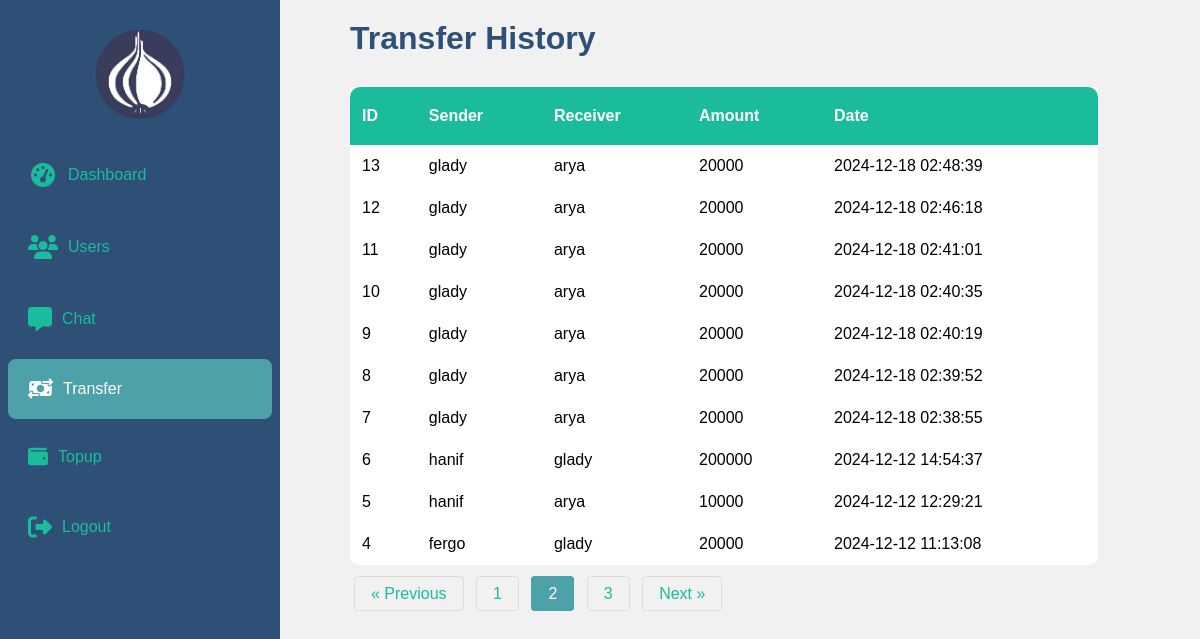
Page /Views/dashboard/transfer.php?page=2 on the committed database.
### tables this page shows
CREATE TABLE `transfer` (
  `id` int(11) NOT NULL AUTO_INCREMENT,
  `sender_id` int(11) DEFAULT NULL,
  `receiver_id` int(11) DEFAULT NULL,
  `amount` int(11) DEFAULT NULL,
  `created_at` datetime DEFAULT current_timestamp(),
  PRIMARY KEY (`id`),
  KEY `sender_id` (`sender_id`),
  KEY `receiver_id` (`receiver_id`),
  CONSTRAINT `transfer_ibfk_1` FOREIGN KEY (`sender_id`) REFERENCES `users` (`id`),
  CONSTRAINT `transfer_ibfk_2` FOREIGN KEY (`receiver_id`) REFERENCES `users` (`id`)
);

CREATE TABLE `users` (
  `id` int(11) NOT NULL AUTO_INCREMENT,
  `name` varchar(100) NOT NULL,
  `username` varchar(50) NOT NULL,
  `email` varchar(100) NOT NULL,
  `password` varchar(255) NOT NULL,
  `address` text NOT NULL,
  `role` enum('admin','user') DEFAULT 'user',
  `balance` decimal(15,2) DEFAULT 0.00,
  PRIMARY KEY (`id`),
  UNIQUE KEY `username` (`username`),
  UNIQUE KEY `email` (`email`)
);

### Views/dashboard/transfer.php (the view, shortened to what this page needs)
<?php
include __DIR__ . '/../../config/connect.php';
$records_per_page = 10;
$page = isset($_GET['page']) && is_numeric($_GET['page']) ? intval($_GET['page']) : 1;
$offset = ($page - 1) * $records_per_page;
$total_query = "SELECT COUNT(*) AS total FROM transfer";
$total_result = $conn->query($total_query);
$total_data = $total_result->fetch_assoc()['total'];
$total_pages = ceil($total_data / $records_per_page);
$query_transfer = "
    SELECT
        transfer.id,
        sender.username AS sender_username,
        receiver.username AS receiver_username,
        transfer.amount,
        transfer.created_at
    FROM transfer
    JOIN users AS sender ON transfer.sender_id = sender.id
    JOIN users AS receiver ON transfer.receiver_id = receiver.id
    ORDER BY transfer.created_at DESC
    LIMIT $records_per_page OFFSET $offset
";
$result_transfer = $conn->query($query_transfer);
$current_page = basename($_SERVER['PHP_SELF']);
?>
<!DOCTYPE html>
<html lang="en">
<head>
    <link rel="stylesheet" href="/../../public/css/admin.css">
    <link href="https://cdnjs.cloudflare.com/ajax/libs/font-awesome/6.4.0/css/all.min.css" rel="stylesheet">
</head>
<body>
<div class="sidebar">
    <div class="sidebar-header">
        <img src="../../public/img/onion-logo.png" alt="Logo" class="logo">
    </div>
    <ul class="sidebar-menu">
        <a href="index.php" class="menu-item <?= $current_page == 'index.php' ? 'active' : '' ?>"><i class="fas fa-fw fa-tachometer-alt"></i> Dashboard</a>
        <a href="users.php" class="menu-item <?= $current_page == 'users.php' ? 'active' : '' ?>"><i class="fas fa-users"></i> Users</a>
        <a href="chat.php" class="menu-item <?= $current_page == 'chat.php' ? 'active' : '' ?>"><i class="fas fa-comment-alt"></i> Chat</a>
        <a href="transfer.php" class="menu-item <?= $current_page == 'transfer.php' ? 'active' : '' ?>"><i class="fa-solid fa-money-bill-transfer"></i> Transfer</a>
        <a href="status.php" class="menu-item <?= $current_page == 'status.php' ? 'active' : '' ?>"><i class="fa-solid fa-wallet"></i></i> Topup</a>
        <a href="/logout.php" class="menu-item"><i class="fas fa-sign-out-alt"></i> Logout</a>
    </ul>
</div>
<div class="main-content">
    <h1>Transfer History</h1>
    <table>
        <thead>
            <tr>
                <th class="rounded-header-top-left">ID</th>
                <th>Sender</th>
                <th>Receiver</th>
                <th>Amount</th>
                <th class="rounded-header-top-right">Date</th>
            </tr>
        </thead>
        <tbody>
            <?php if ($result_transfer->num_rows > 0): ?>
                <?php while ($transfer = $result_transfer->fetch_assoc()): ?>
                    <tr>
                        <td><?= $transfer['id'] ?></td>
                        <td><?= $transfer['sender_username'] ?></td>
                        <td><?= $transfer['receiver_username'] ?></td>
                        <td><?= $transfer['amount'] ?></td>
                        <td><?= $transfer['created_at'] ?></td>
                    </tr>
                <?php endwhile; ?>
            <?php else: ?>
                <tr>
                    <td colspan="5" style="text-align: center;">No transfer records found.</td>
                </tr>
            <?php endif; ?>
        </tbody>
    </table>
    <div class="pagination">
        <?php if ($page > 1): ?>
            <a href="?page=<?= $page - 1 ?>">&laquo; Previous</a>
        <?php endif; ?>
        <?php for ($i = 1; $i <= $total_pages; $i++): ?>
            <a href="?page=<?= $i ?>" class="<?= $i == $page ? 'active' : '' ?>"><?= $i ?></a>
        <?php endfor; ?>
        <?php if ($page < $total_pages): ?>
            <a href="?page=<?= $page + 1 ?>">Next &raquo;</a>
        <?php endif; ?>
    </div>
</div>
</body>
</html>

### public/css/admin.css (style rules this page uses)
* { margin: 0; padding: 0; box-sizing: border-box; }
body { font-family: Arial, sans-serif; background-color: #f1f1f1; display: flex; }
.sidebar { height: 100%; width: 280px; position: fixed; top: 0; left: 0; background-color: #2E5077; padding-top: 20px; z-index: 1000; }
.sidebar-header { color: #ffff; text-align: center; padding: 10px; font-size: 24px; }
.sidebar-header .logo { max-width: 60%; height: auto; }
.sidebar-menu { list-style: none; padding: 0; }
.sidebar-menu .fas { font-size: 1.5rem; }
.sidebar-menu a { margin: 8px; color: #1abc9c; text-decoration: none; display: flex; align-items: center; padding: 20px 20px; border-radius: 8px; transition: 0.5ms; }
.sidebar-menu a i { margin-right: 10px; font-size: 20px; }
.sidebar-menu a:hover, .sidebar-menu a:focus, .sidebar-menu a.active { background-color: #4DA1A9; color: #ffffff; }
.main-content { margin-left: 280px; padding: 20px; width: 100%; }
.main-content h2, h1 { margin-left: 50px; margin-bottom: 30px; color: #2E5077; }
table { padding: 10px 20px; margin-left: 50px; margin-bottom: 20px; width: 85%; border-collapse: collapse; background: white; border-bottom-right-radius: 10px; border-bottom-left-radius: 10px; }
table td { padding: 12px; text-align: left; }
table th { background-color: #1abc9c; color: #ffff; padding: 20px 12px; text-align: left; }
table th.rounded-header-top-left { border-top-left-radius: 10px; }
table th.rounded-header-top-right { border-top-right-radius: 10px; }
.pagination { display: inline-block; margin-left: 50px; }
.pagination a { color: #1abc9c; padding: 8px 16px; text-decoration: none; border: 1px solid #ddd; margin: 0 4px; border-radius: 4px; transition: background-color 0.3s; }
.pagination a.active { background-color: #4DA1A9; color: white; border: 1px solid #4DA1A9; }

### rows in the picture
transfer: id "13", sender.username "glady", receiver.username "arya", amount "20000", created_at "2024-12-18 02:48:39"
transfer: id "12", sender.username "glady", receiver.username "arya", amount "20000", created_at "2024-12-18 02:46:18"
transfer: id "11", sender.username "glady", receiver.username "arya", amount "20000", created_at "2024-12-18 02:41:01"
transfer: id "10", sender.username "glady", receiver.username "arya", amount "20000", created_at "2024-12-18 02:40:35"
transfer: id "9", sender.username "glady", receiver.username "arya", amount "20000", created_at "2024-12-18 02:40:19"
transfer: id "8", sender.username "glady", receiver.username "arya", amount "20000", created_at "2024-12-18 02:39:52"
transfer: id "7", sender.username "glady", receiver.username "arya", amount "20000", created_at "2024-12-18 02:38:55"
transfer: id "6", sender.username "hanif", receiver.username "glady", amount "200000", created_at "2024-12-12 14:54:37"
transfer: id "5", sender.username "hanif", receiver.username "arya", amount "10000", created_at "2024-12-12 12:29:21"
transfer: id "4", sender.username "fergo", receiver.username "glady", amount "20000", created_at "2024-12-12 11:13:08"
